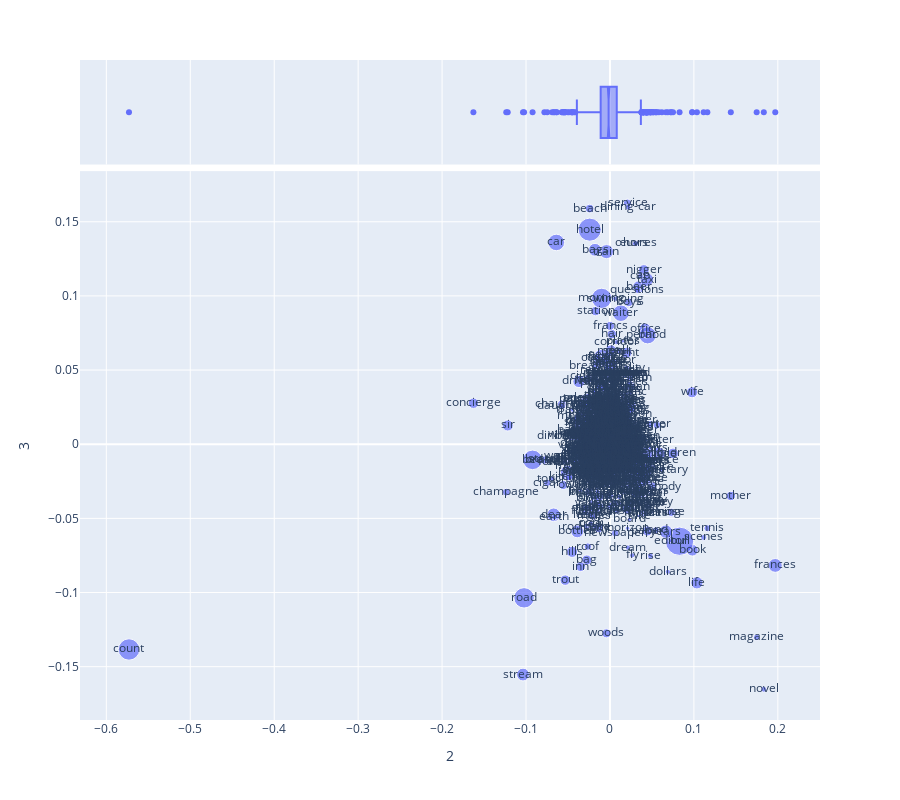

The cell this chart's notebook holds for it:
### Code cell
vis_loadings(2, 3)

### Figure 1 — Plotly figure (JSON) as saved in the notebook; plotly's stock layout.template omitted (floating-point values rounded to 4 significant figures; data arrays with more than 128 entries replaced by an {"elided": "..."} marker saying what was removed)
{"data": [{"hovertemplate": "2=%{x}<br>3=%{y}<br>size=%{marker.size}<br>term_str=%{text}<extra></extra>", "legendgroup": "", "marker": {"color": "#636efa", "size": {"elided": "1000 int values"}, "sizemode": "area", "sizeref": 0.2925, "symbol": "circle"}, "mode": "markers+text", "name": "", "orientation": "v", "showlegend": false, "text": {"elided": "1000 str values"}, "type": "scatter", "x": {"elided": "1000 float values"}, "xaxis": "x", "y": {"elided": "1000 float values"}, "yaxis": "y"}, {"alignmentgroup": "True", "hovertemplate": "2=%{x}<extra></extra>", "legendgroup": "", "marker": {"color": "#636efa", "symbol": "circle"}, "name": "", "notched": true, "offsetgroup": "", "showlegend": false, "type": "box", "x": {"elided": "1000 float values"}, "xaxis": "x2", "yaxis": "y2"}], "layout": {"height": 800, "legend": {"itemsizing": "constant", "tracegroupgap": 0}, "margin": {"t": 60}, "xaxis": {"anchor": "y", "domain": [0, 1], "title": {"text": "2"}}, "xaxis2": {"anchor": "y2", "domain": [0, 1], "matches": "x", "showgrid": true, "showticklabels": false}, "yaxis": {"anchor": "x", "domain": [0, 0.8316], "title": {"text": "3"}}, "yaxis2": {"anchor": "x2", "domain": [0.8416, 1], "matches": "y2", "showgrid": false, "showline": false, "showticklabels": false, "ticks": ""}}}
